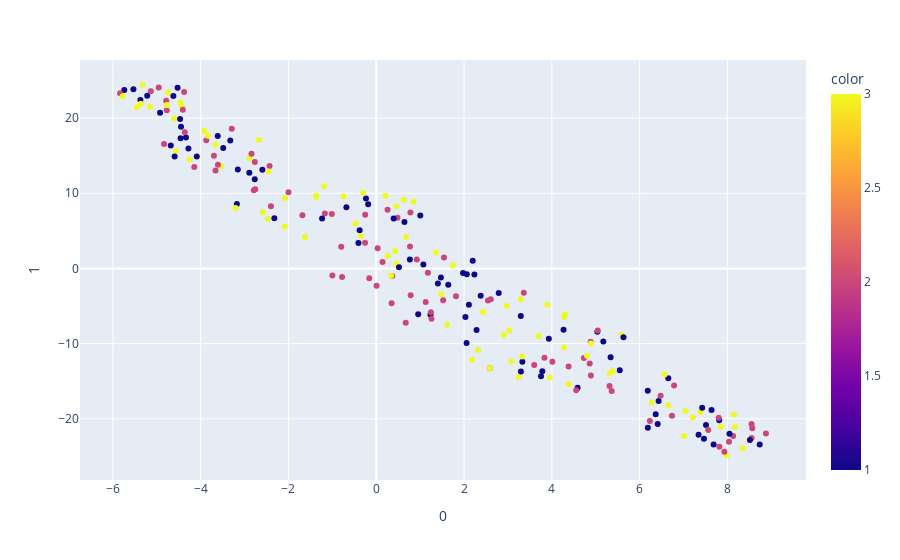

Notebook source saved alongside this figure:
### Code cell
##on recording
tsne2 = TSNE(n_components = 2,
            init = "random",
            random_state = 1
           )
X_tsne = tsne2.fit_transform(X)

fig = px.scatter(X_tsne, x=0, y=1, color=pks_df['Recording'])
fig.show()

### Figure 1 — Plotly figure (JSON) as saved in the notebook; plotly's stock layout.template omitted (floating-point values rounded to 4 significant figures; data arrays with more than 128 entries replaced by an {"elided": "..."} marker saying what was removed)
{"data": [{"hovertemplate": "0=%{x}<br>1=%{y}<br>color=%{marker.color}<extra></extra>", "legendgroup": "", "marker": {"color": {"elided": "240 int values"}, "coloraxis": "coloraxis", "symbol": "circle"}, "mode": "markers", "name": "", "orientation": "v", "showlegend": false, "type": "scatter", "x": {"elided": "240 float values"}, "xaxis": "x", "y": {"elided": "240 float values"}, "yaxis": "y"}], "layout": {"coloraxis": {"colorbar": {"title": {"text": "color"}}, "colorscale": [[0, "#0d0887"], [0.1111, "#46039f"], [0.2222, "#7201a8"], [0.3333, "#9c179e"], [0.4444, "#bd3786"], [0.5556, "#d8576b"], [0.6667, "#ed7953"], [0.7778, "#fb9f3a"], [0.8889, "#fdca26"], [1, "#f0f921"]]}, "legend": {"tracegroupgap": 0}, "margin": {"t": 60}, "xaxis": {"anchor": "y", "domain": [0, 1], "title": {"text": "0"}}, "yaxis": {"anchor": "x", "domain": [0, 1], "title": {"text": "1"}}}}
